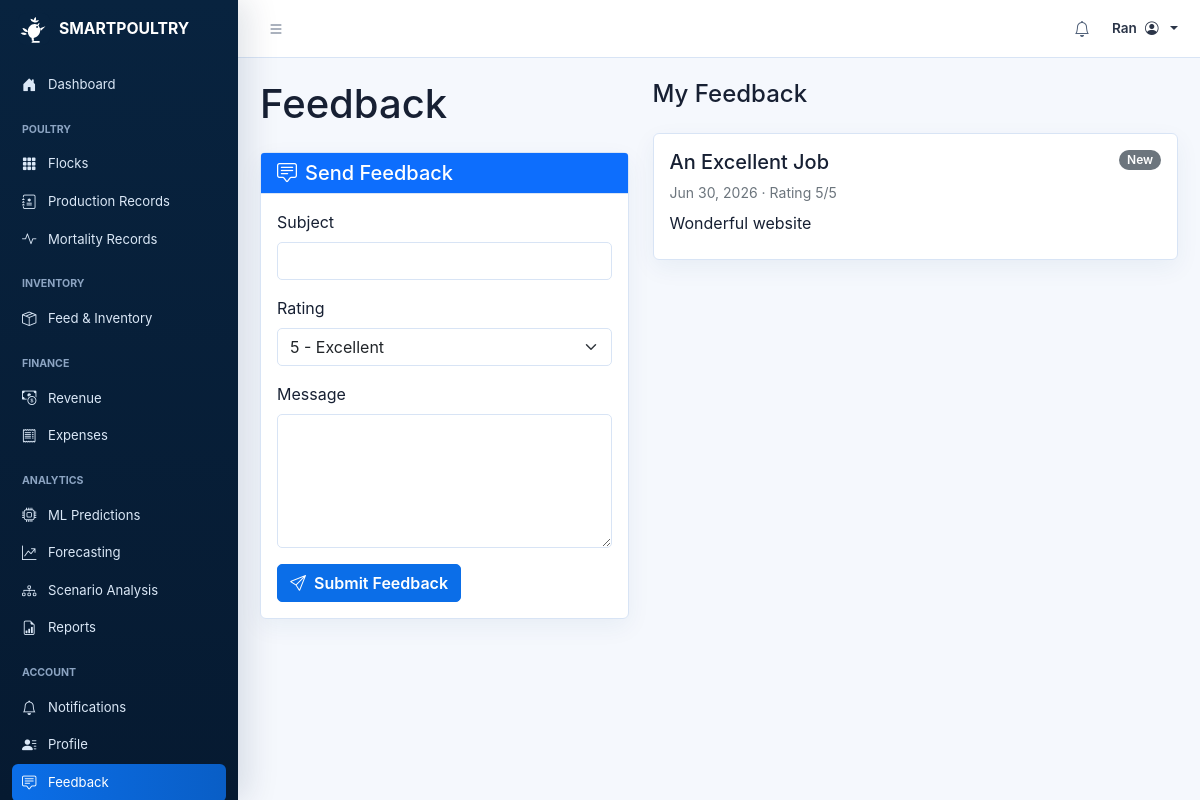
Screenshot of /feedback/ (signed in) with the database file from the repository.
### smartpoultry/accounts/models.py (models this page shows, shortened)
class UserProfile(AbstractUser):
    ROLE_CHOICES = [
        ('admin', 'Farm Administrator'),
        ('manager', 'Farm Manager'),
        ('staff', 'Staff Member'),
        ('viewer', 'Viewer Only'),
    ]
    phone = models.CharField(max_length=20, blank=True)
    role = models.CharField(max_length=20, choices=ROLE_CHOICES, default='staff')
    farm = models.ForeignKey('core.Farm', on_delete=models.CASCADE, null=True, blank=True)
    is_active_user = models.BooleanField(default=True)
    created_at = models.DateTimeField(auto_now_add=True)
    updated_at = models.DateTimeField(auto_now=True)
    class Meta:
        verbose_name_plural = "User Profiles"

### smartpoultry/core/models.py (models this page shows, shortened)
class Feedback(models.Model):
    STATUS_CHOICES = [
        ('new', 'New'),
        ('reviewed', 'Reviewed'),
        ('resolved', 'Resolved'),
        ('archived', 'Archived'),
    ]
    user = models.ForeignKey(settings.AUTH_USER_MODEL, on_delete=models.SET_NULL, null=True, blank=True, related_name='feedback_items')
    subject = models.CharField(max_length=255)
    message = models.TextField()
    rating = models.PositiveSmallIntegerField(default=5)
    status = models.CharField(max_length=20, choices=STATUS_CHOICES, default='new')
    admin_response = models.TextField(blank=True)
    created_at = models.DateTimeField(auto_now_add=True)
    updated_at = models.DateTimeField(auto_now=True)
    class Meta:
        ordering = ['-created_at']

### smartpoultry/core/views.py (the view, shortened to what this page needs)
# urls.py: path('feedback/', views.feedback_view, name='feedback'),
@login_required(login_url='login')
def feedback_view(request):
    feedback_items = Feedback.objects.filter(user=request.user)
    return render(request, 'feedback.html', {'feedback_items': feedback_items})

### smartpoultry/templates/feedback.html (shortened to what this page needs)
{% extends 'base.html' %}
{% block content %}
<div class="row">
    <div class="col-lg-5 mb-4">
        <h1 class="mb-4">Feedback</h1>
        <div class="card">
            <div class="card-header bg-primary text-white">
                <h5 class="mb-0"><i class="bi bi-chat-square-text me-2"></i>Send Feedback</h5>
            </div>
            <div class="card-body">
                <form method="post">
                    <div class="mb-3">
                        <label for="subject" class="form-label">Subject</label>
                        <input type="text" class="form-control" id="subject" name="subject" required>
                    </div>
                    <div class="mb-3">
                        <label for="rating" class="form-label">Rating</label>
                        <select class="form-select" id="rating" name="rating">
                            <option value="5">5 - Excellent</option>
                        </select>
                    </div>
                    <div class="mb-3">
                        <label for="message" class="form-label">Message</label>
                        <textarea class="form-control" id="message" name="message" rows="5" required></textarea>
                    </div>
                    <button type="submit" class="btn btn-primary">
                        <i class="bi bi-send me-1"></i> Submit Feedback
                    </button>
                </form>
            </div>
        </div>
    </div>
    <div class="col-lg-7">
        <h2 class="h4 mb-4">My Feedback</h2>
        {% for item in feedback_items %}
            <div class="card mb-3">
                <div class="card-body">
                    <div class="d-flex justify-content-between align-items-start">
                        <div>
                            <h5 class="card-title">{{ item.subject }}</h5>
                            <p class="text-muted small mb-2">{{ item.created_at|date:"M d, Y" }} &middot; Rating {{ item.rating }}/5</p>
                        </div>
                        <span class="badge bg-secondary">{{ item.get_status_display }}</span>
                    </div>
                    <p class="mb-2">{{ item.message }}</p>
                </div>
            </div>
        {% empty %}
            <div class="card">
                <div class="card-body text-muted">You have not submitted feedback yet.</div>
            </div>
        {% endfor %}
    </div>
</div>
{% endblock %}

### smartpoultry/templates/base.html (shortened to what this page needs)
<!DOCTYPE html>
<html lang="en">
<head>
    <link href="https://cdn.jsdelivr.net/npm/bootstrap@5.1.3/dist/css/bootstrap.min.css" rel="stylesheet">
    <link rel="stylesheet" href="https://cdn.jsdelivr.net/npm/bootstrap-icons@1.7.2/font/bootstrap-icons.css">
    {% load static %}
    <link rel="stylesheet" href="{% static 'css/style.css' %}">
</head>
<body>
    {% if user.is_authenticated and user.is_staff or user.is_authenticated and user.is_superuser %}
        <div class="admin-shell">
            <aside class="admin-sidebar">
                <a class="admin-brand" href="{% url 'admin_dashboard' %}">
                    <img src="{% static 'images/rooster-logo.svg' %}" alt="SMARTPOULTRY logo" class="brand-logo admin-brand-logo">
                    <span>SMARTPOULTRY<small>ADMIN PANEL</small></span>
                </a>
                <nav class="admin-nav">
                    <a class="admin-nav-link {% if request.path == '/admin-dashboard/' %}active{% endif %}" href="{% url 'admin_dashboard' %}">
                        <i class="bi bi-house-door"></i> Dashboard
                    </a>
                    <a class="admin-nav-link {% if request.path == '/admin-dashboard/feedback/' %}active{% endif %}" href="{% url 'admin_feedback' %}">
                        <i class="bi bi-chat-dots"></i> Feedback
                    </a>
                    <a class="admin-nav-link {% if request.path == '/profile/' %}active{% endif %}" href="{% url 'profile' %}">
                        <i class="bi bi-person"></i> Admin Profile
                    </a>
                    <a class="admin-nav-link" href="{% url 'logout' %}">
                        <i class="bi bi-box-arrow-right"></i> Logout
                    </a>
                </nav>
                <div class="admin-sidebar-card">
                    <span class="admin-avatar"><i class="bi bi-shield-fill-check"></i></span>
                    <div>
                        <strong>Administrator</strong>
                        <small>System Administrator</small>
                    </div>
                </div>
            </aside>
            <div class="admin-main">
                <header class="admin-topbar">
                    <button class="topbar-icon" type="button" aria-label="Menu"><i class="bi bi-list"></i></button>
                    <div>
                        <h1>{% block admin_title %}Dashboard{% endblock %}</h1>
                        <p>Welcome back, Administrator!</p>
                    </div>
                    <div class="topbar-spacer"></div>
                    <a class="admin-bell" href="{% url 'admin_feedback' %}" aria-label="Feedback">
                        <i class="bi bi-bell"></i>
                        <span>{{ stats.new_feedback|default:"0" }}</span>
                    </a>
                    <div class="dropdown">
                        <a class="admin-user dropdown-toggle" href="#" id="adminAccountDropdown" role="button" data-bs-toggle="dropdown">
                            <span class="admin-user-initial">{{ user.username|first|upper }}</span>
                            <span>{{ user.username }}</span>
                        </a>
                        <ul class="dropdown-menu dropdown-menu-end" aria-labelledby="adminAccountDropdown">
                            <li><a class="dropdown-item" href="{% url 'profile' %}"><i class="bi bi-person-lines-fill me-2"></i> Admin Profile</a></li>
                            <li><a class="dropdown-item" href="/admin/"><i class="bi bi-shield-lock me-2"></i> Django Admin</a></li>
                            <li><hr class="dropdown-divider"></li>
                            <li><a class="dropdown-item text-danger" href="{% url 'logout' %}"><i class="bi bi-box-arrow-right me-2"></i> Logout</a></li>
                        </ul>
                    </div>
                </header>
                <main class="admin-content">
    {% elif user.is_authenticated %}
        <div class="app-shell">
            <aside class="app-sidebar">
                <a class="sidebar-brand" href="{% url 'dashboard' %}">
                    <img src="{% static 'images/rooster-logo.svg' %}" alt="SMARTPOULTRY logo" class="brand-logo">
                    <span>SMARTPOULTRY</span>
                </a>
                <nav class="sidebar-nav">
                    <a class="sidebar-link {% if request.path == '/dashboard/' %}active{% endif %}" href="{% url 'dashboard' %}">
                        <i class="bi bi-house-door-fill"></i> Dashboard
                    </a>
                    <div class="sidebar-section">Poultry</div>
                    <a class="sidebar-link {% if request.path == '/flocks/' %}active{% endif %}" href="{% url 'flocks' %}">
                        <i class="bi bi-grid-3x3-gap-fill"></i> Flocks
                    </a>
                    <a class="sidebar-link {% if request.path == '/production-records/' %}active{% endif %}" href="{% url 'production_records' %}">
                        <i class="bi bi-journal-medical"></i> Production Records
                    </a>
                    <a class="sidebar-link {% if request.path == '/mortality-records/' %}active{% endif %}" href="{% url 'mortality_records' %}">
                        <i class="bi bi-activity"></i> Mortality Records
                    </a>
                    <div class="sidebar-section">Inventory</div>
                    <a class="sidebar-link {% if request.path == '/inventory/' %}active{% endif %}" href="{% url 'inventory' %}">
                        <i class="bi bi-box-seam"></i> Feed & Inventory
                    </a>
                    <div class="sidebar-section">Finance</div>
                    <a class="sidebar-link {% if request.path == '/revenue/' %}active{% endif %}" href="{% url 'revenue' %}">
                        <i class="bi bi-cash-coin"></i> Revenue
                    </a>
                    <a class="sidebar-link {% if request.path == '/expenses/' %}active{% endif %}" href="{% url 'expenses' %}">
                        <i class="bi bi-receipt"></i> Expenses
                    </a>
                    <div class="sidebar-section">Analytics</div>
                    <a class="sidebar-link {% if request.path == '/analytics/' %}active{% endif %}" href="{% url 'analytics' %}">
                        <i class="bi bi-cpu"></i> ML Predictions
                    </a>
                    <a class="sidebar-link {% if request.path == '/forecasting/' %}active{% endif %}" href="{% url 'forecasting' %}">
                        <i class="bi bi-graph-up-arrow"></i> Forecasting
                    </a>
                    <a class="sidebar-link {% if request.path == '/scenario-analysis/' %}active{% endif %}" href="{% url 'scenario_analysis' %}">
                        <i class="bi bi-diagram-3"></i> Scenario Analysis
                    </a>
                    <a class="sidebar-link {% if request.path == '/reports/' %}active{% endif %}" href="{% url 'reports' %}">
                        <i class="bi bi-file-earmark-bar-graph"></i> Reports
                    </a>
                    <div class="sidebar-section">Account</div>
                    <a class="sidebar-link {% if request.path == '/notifications/' %}active{% endif %}" href="{% url 'notifications_page' %}">
                        <i class="bi bi-bell"></i> Notifications
                    </a>
                    <a class="sidebar-link {% if request.path == '/profile/' %}active{% endif %}" href="{% url 'profile' %}">
                        <i class="bi bi-person-lines-fill"></i> Profile
                    </a>
                    <a class="sidebar-link {% if request.path == '/feedback/' %}active{% endif %}" href="{% url 'feedback' %}">
                        <i class="bi bi-chat-square-text"></i> Feedback
                    </a>
                </nav>
            </aside>
            <div class="app-main">
                <header class="app-topbar">
                    <button class="topbar-icon" type="button" aria-label="Menu"><i class="bi bi-list"></i></button>
                    <a class="topbar-icon" href="{% url 'notifications_page' %}" aria-label="Notifications"><i class="bi bi-bell"></i></a>
                    <div class="dropdown">
                        <a class="topbar-user dropdown-toggle" href="#" id="accountDropdown" role="button" data-bs-toggle="dropdown">
                            <span>{{ user.username }}</span>
                            <i class="bi bi-person-circle"></i>
                        </a>
                    </div>
                </header>
                <main class="app-content">
    {% else %}
        <main>
    {% endif %}
            {% block content %}{% endblock %}
        </main>
    {% if user.is_authenticated and user.is_staff or user.is_authenticated and user.is_superuser %}
            </div>
        </div>
    {% elif user.is_authenticated %}
            </div>
        </div>
    {% endif %}
    {% load static %}
</body>
</html>

### smartpoultry/static/css/style.css (style rules this page uses)
:root { --blue: #0b6ee8; --blue-dark: #064da8; --navy: #08233f; --navy-2: #061a31; --page-bg: #f5f8fd; --border: #d8e4f5; --text: #172033; --muted: #6c7a92; --success: #16a34a; --danger: #f04438; --warning: #f59e0b; }
* { letter-spacing: 0; }
body { min-height: 100vh; margin: 0; font-family: -apple-system, BlinkMacSystemFont, "Segoe UI", Roboto, Arial, sans-serif; color: var(--text); background: var(--page-bg); }
.app-shell { display: flex; min-height: 100vh; background: var(--page-bg); }
.app-sidebar { position: sticky; top: 0; width: 238px; height: 100vh; flex: 0 0 238px; overflow-y: auto; color: #fff; background: linear-gradient(180deg, var(--navy) 0%, var(--navy-2) 100%); box-shadow: 10px 0 30px rgba(8, 35, 63, 0.12); }
.sidebar-brand { display: flex; align-items: center; gap: 9px; height: 58px; padding: 0 18px; color: #fff; text-decoration: none; font-size: 0.98rem; font-weight: 700; }
.sidebar-nav { padding: 8px 12px 18px; }
.sidebar-section { margin: 18px 10px 8px; color: #8ca4c2; font-size: 0.66rem; font-weight: 700; text-transform: uppercase; }
.sidebar-link { display: flex; align-items: center; gap: 10px; min-height: 34px; padding: 8px 10px; color: #dbe8f7; text-decoration: none; font-size: 0.82rem; border-radius: 6px; }
.sidebar-link:hover, .sidebar-link.active { color: #fff; background: linear-gradient(90deg, #0b6ee8, #095ec6); }
.sidebar-link i { width: 16px; font-size: 0.9rem; }
.app-main { flex: 1; min-width: 0; }
.app-topbar { height: 58px; display: flex; align-items: center; gap: 14px; padding: 0 22px; background: #fff; border-bottom: 1px solid var(--border); }
.topbar-icon { width: 32px; height: 32px; display: inline-flex; align-items: center; justify-content: center; color: #52627a; border: 0; border-radius: 6px; background: transparent; text-decoration: none; }
.topbar-user { display: flex; align-items: center; gap: 8px; color: #2b3548; text-decoration: none; font-size: 0.85rem; font-weight: 600; }
.app-content { padding: 22px; }
.brand-logo { width: 32px; height: 32px; flex: 0 0 32px; border-radius: 8px; }
.card { border: 1px solid var(--border); border-radius: 6px; box-shadow: 0 8px 24px rgba(25, 69, 125, 0.06); }
.card-header { border-bottom: 1px solid var(--border); background-color: #f8fbff; border-radius: 6px 6px 0 0; }
.btn { border-radius: 5px; font-weight: 600; }
.btn-primary { background: var(--blue); border-color: var(--blue); }
.form-control, .form-select { border-radius: 5px; border: 1px solid var(--border); }
.badge { border-radius: 20px; font-weight: 600; }

### rows the page displays
UserProfile: username "Ran"
Feedback: subject "An Excellent Job", created_at "Jun 30, 2026", rating "5", status "New", message "Wonderful website"
